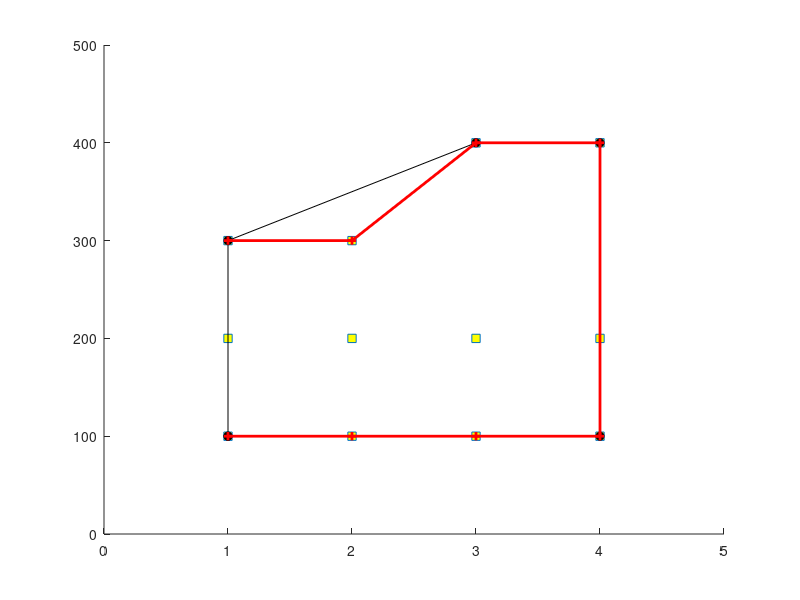

Write MATLAB code to recreate this figure.
    x=[1,2,3,4,1,2,3,4,1,2,3,4]; % <- note: 34 ==> 3,4
     y= [100,100,100,100,200,200,200,200,300,300,400,400];
     xa=[1,2,3,4,4,3,2,1];
     ya=[100,100,100,100,400,400,300,300];
% now, when looking at the data
     line(x,y,'marker','s','linestyle','none','markerfacecolor',[1,1,0]);
% -and-
     ix=convhull(x,y);
     line(x(ix),y(ix),'marker','o','markerfacecolor',[0,0,0],'color',[0,0,0]);
% -and- comparing with what he/she wants
     line(xa,ya,'marker','+','linewidth',2,'color',[1,0,0]);
     set(gca,'xlim',[0,5],'ylim',[0,500]);
% he/she probably needs an alpha shaper...
% eg,
